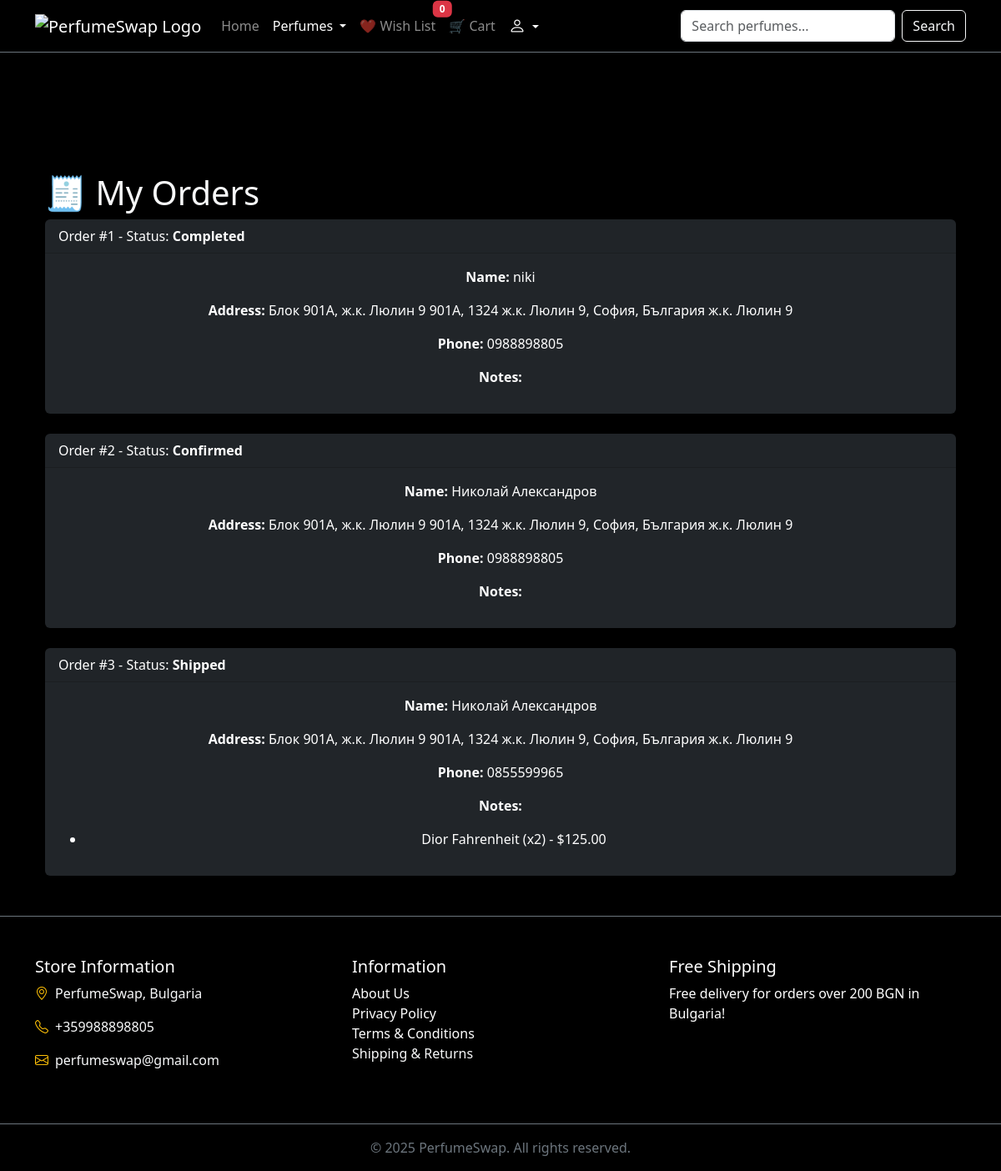
Before: /my-orders/ (signed in) with the older database file.
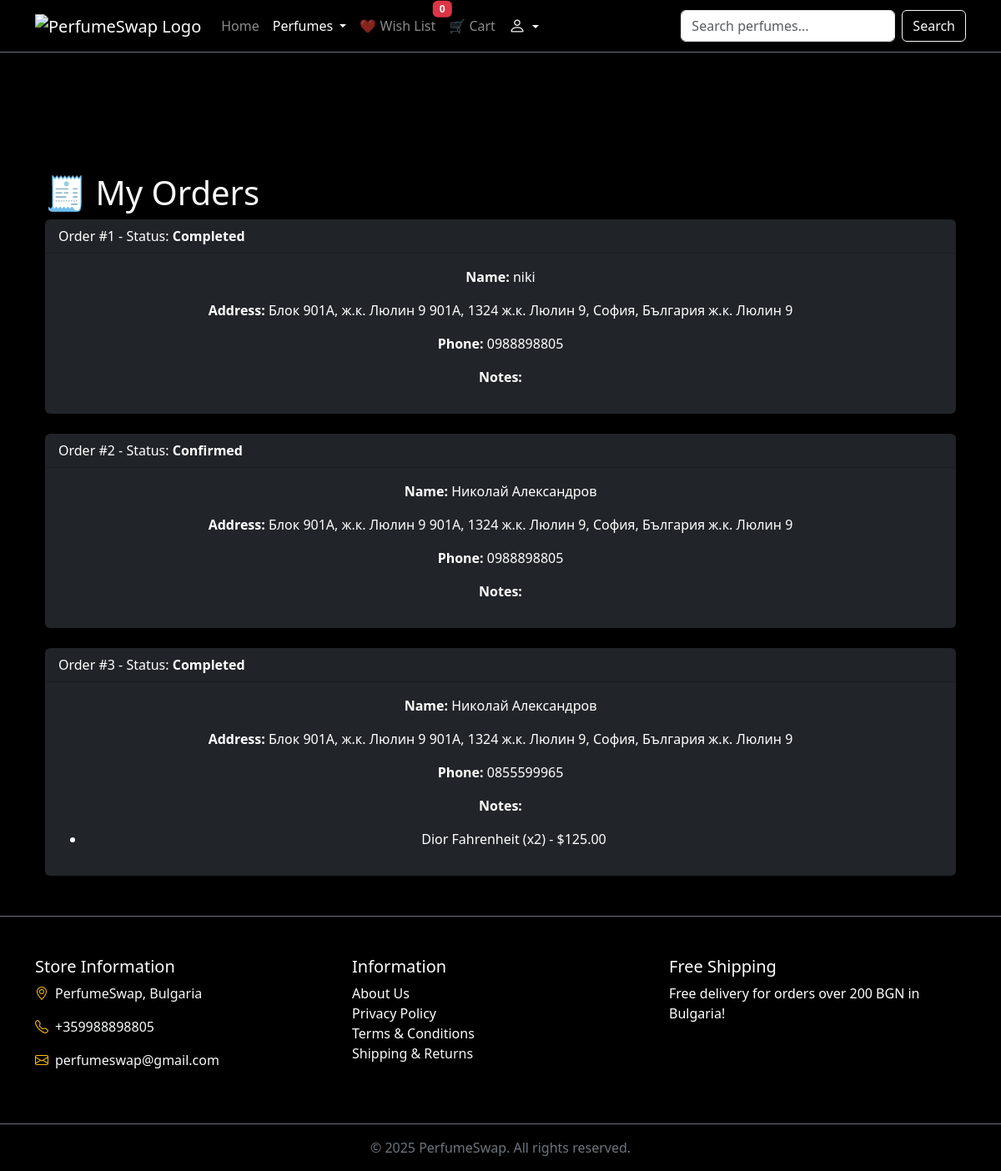
After: the same page with the newer database file.
### perfumes/models.py (models this page shows, shortened)
class Order(models.Model):
    buyer = models.ForeignKey(User, on_delete=models.CASCADE, related_name='orders')
    created_at = models.DateTimeField(auto_now_add=True)
    full_name = models.CharField(max_length=100)
    email = models.EmailField()
    phone = models.CharField(max_length=20)
    address = models.TextField()
    notes = models.TextField(blank=True)
    status = models.CharField(max_length=20, choices=ORDER_STATUS_CHOICES, default='pending')

### perfumes/views.py (the view)
# urls.py: path('my-orders/', views.my_orders, name='my_orders'),
@login_required
def my_orders(request):
    orders = request.user.orders.prefetch_related('items__perfume', 'items__seller')
    return render(request, 'perfumes/my_orders.html', {'orders': orders})

### perfumes/templates/perfumes/my_orders.html (shortened to what this page needs)
{% extends 'base.html' %}
{% block content %}
<div class="container mt-5">
    <h1 class="text-light">🧾 My Orders</h1>
    {% if orders %}
        {% for order in orders %}
            <div class="card bg-dark text-white mb-4">
                <div class="card-header">
                    Order #{{ order.id }} - Status: <strong>{{ order.get_status_display }}</strong>
                </div>
                <div class="card-body">
                    <p><strong>Name:</strong> {{ order.full_name }}</p>
                    <p><strong>Address:</strong> {{ order.address }}</p>
                    <p><strong>Phone:</strong> {{ order.phone }}</p>
                    <p><strong>Notes:</strong> {{ order.notes }}</p>
                    <ul>
                        {% for item in order.items.all %}
                            <li>{{ item.perfume.name }} (x{{ item.quantity }}) - ${{ item.price }}</li>
                        {% endfor %}
                    </ul>
                </div>
            </div>
        {% endfor %}
    {% else %}
        <p class="text-light">You haven't placed any orders yet.</p>
    {% endif %}
</div>
{% endblock %}

Changed rows visible on the page:
changed Order id 3: status "Shipped" → "Completed"
